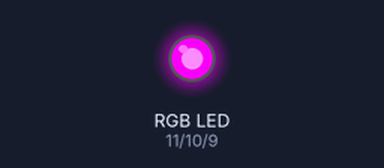
Bench run of a sketch on a simulated Arduino Uno, built with avr-gcc and run on an emulated ATmega328P. On the bench: an RGB LED mixed from three pins (HIGH = lit). Dim RGB values are drawn brighter than linear; what the sketch prints to the serial monitor is not drawn.

Above: at 0.05 s.
At 0.3 s:
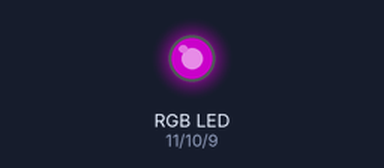
At 0.45 s:
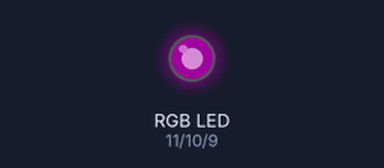
At 0.85 s:
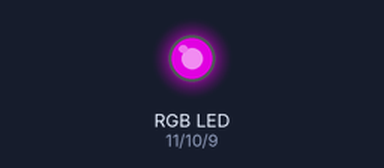
Timing chart, 0 to 3.0 s (numbered marks = the images above):
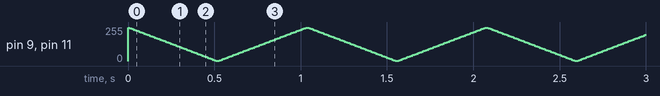

The sketch:

rgb_dimbright.ino
```cpp
#include<math.h>
int BUTTON = 2;
int RED = 11;
int GREEN = 10;
int BLUE = 9;
int count = 0;
int flag = 0;


void setup() {
  Serial.begin(9600);
  pinMode(BUTTON, INPUT_PULLUP);
  pinMode(RED, OUTPUT);
  pinMode(GREEN, OUTPUT);
  pinMode(BLUE, OUTPUT);
}

int SW_chk() {
  int key = digitalRead(BUTTON);
  if(!key) {  //버튼이 눌러지지 않은 경우
    if(!flag) return 0;
    else {
      delay(20);
      flag = 0;
      return key;
    }
  } else {
    if(flag != 0) return 0;
    else {
      delay(50);
      flag = 1;
      return key;
    }
  }
}

void loop() {
  int i = 256;
  while((i -= 5) > 0) {
    setColor(i, 0, i);
    Serial.println(i);
    delay(10);
  }
  while((i += 5) < 256) {
    setColor(i, 0, i);
    Serial.println(i);
    delay(10);
  }


}

void setColor(int red, int green, int blue) {
  analogWrite(RED, red);
  analogWrite(GREEN, green);
  analogWrite(BLUE, blue);
}
```
